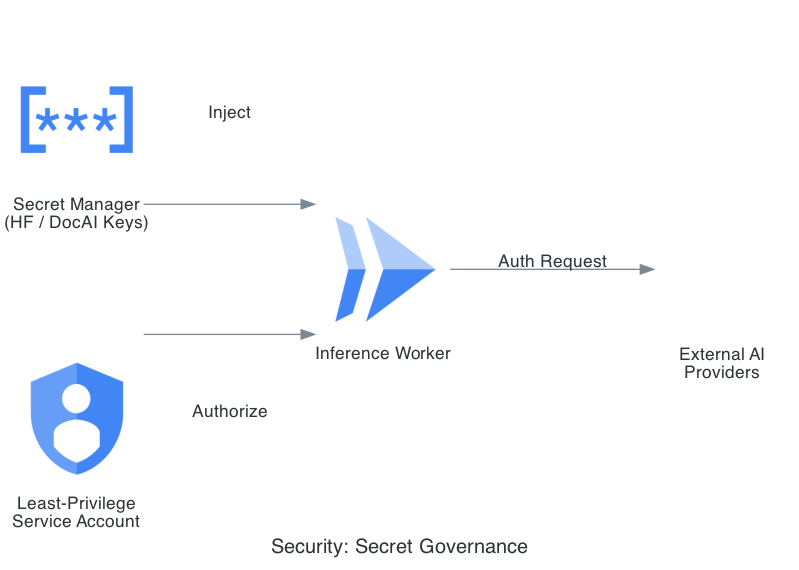

The Python source for this figure:
from diagrams import Diagram, Cluster, Edge
from diagrams.gcp.security import SecretManager, Iam
from diagrams.gcp.compute import Run
from diagrams.generic.blank import Blank

graph_attr = {"pad": "0.1", "nodesep": "0.8", "ranksep": "1.0", "bgcolor": "transparent"}

with Diagram("Security: Secret Governance", show=False, filename="doc_secret_governance", direction="LR", graph_attr=graph_attr):
    sm = SecretManager("Secret Manager\n(HF / DocAI Keys)")
    iam = Iam("Least-Privilege\nService Account")
    worker = Run("Inference Worker")
    provider = Blank("External AI\nProviders")

    sm >> Edge(label="Inject") >> worker
    iam >> Edge(label="Authorize") >> worker
    worker >> Edge(label="Auth Request") >> provider
